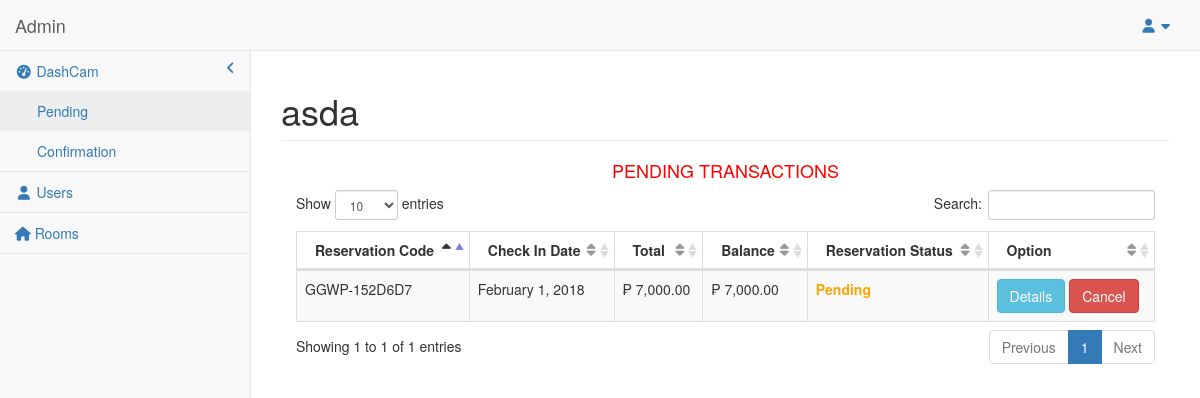
/admin/pages/index.php, run on an earlier commit of the app's database.
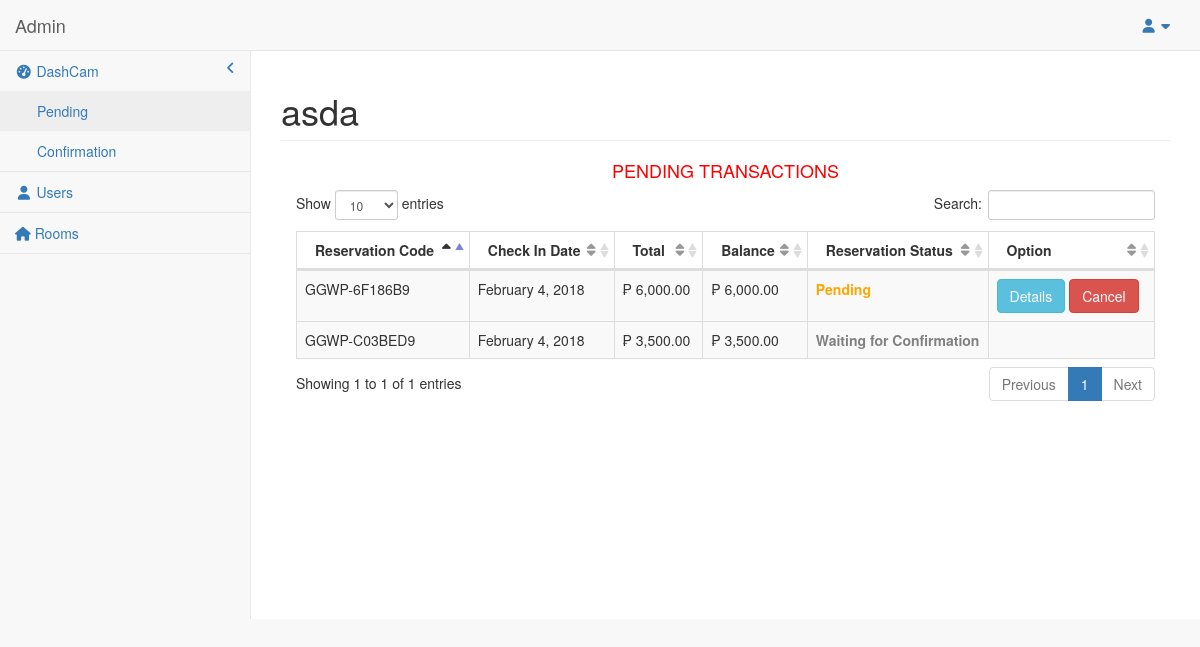
And on a later commit of the database.
### tables this page shows
CREATE TABLE `reservation` (
  `reserveid` int(11) NOT NULL,
  `reservationcode` varchar(250) NOT NULL,
  `user_id` int(11) NOT NULL,
  `total` decimal(10,0) NOT NULL,
  `balance` decimal(10,0) NOT NULL,
  `dp` decimal(10,0) NOT NULL,
  `paymentstatus` int(11) NOT NULL,
  `checkin` date NOT NULL,
  `checkout` date NOT NULL,
  `reservationdate` date NOT NULL
);

### admin/pages/index.php (the view, shortened to what this page needs)
<?php
function displayadTitle() {
echo "asda";
}
function displayadContent() {
	require '../../db/connection.php';
	$date_now = date("Y-m-d");
	$get = "SELECT * from reservation where reservationdate <= '$date_now'  ORDER BY reserveid DESC" ;
	$result = mysqli_query ($conn, $get);
	if (mysqli_num_rows ($result) > 0 ){
		echo "
			<center> <strong> <font color='red'> <h4> PENDING TRANSACTIONS <br> </h4></strong></font> </center>
			<div style='overflow-x:auto;' class = 'col-sm-12'>
			<table width='100%' class='table table-striped table-bordered table-hover ' id='dataTables-example'>
				<thead >
				<tr>
				<th > Reservation Code </th>
				<th > Check In Date </th>
				<th > Total </th>
				<th > Balance </th>
				<th > Reservation Status </th>
				<th>  Option </th>
				</tr>
			</thead>";
			while ($row = mysqli_fetch_array ($result)){
			$rcode = $row['reservationcode'];
			$checkin = $row['checkin'];
			$total = $row['total'];
			$balance = $row['balance'];
			$status = $row['paymentstatus'];
			if($status == 5){
			$status = "Waiting for Confirmation";
			}
			else if($status == 0){
			$status = "Cancelled";
			}
			else if($status == 2){
			$status = "Confirmed";
			}
			else if($status == 1){
			$status = "Pending";
			}
			echo "<tbody>";
			echo "<tr >";
			echo "<td >" . $rcode . "</td>";
			echo "<td >" . date("F j, Y", strtotime($checkin)) . "</td>";
			echo "<td >₱ " . number_format($total,2) . "</td>";
			echo "<td >₱ " . number_format($balance,2) . "</td>";
			if($status == 'Cancelled'){
			echo'	<td ><strong><font color="red">Cancelled</font></strong></td>';
			}
			else if($status == 'Pending'){
			echo'<td ><strong><font color="orange">Pending</font></strong></td>';
			}
			else if($status == 'Waiting for Confirmation'){
			echo'<td  ><strong><font color="gray">Waiting for Confirmation</font></strong></td>';
			}
			echo '<td >';
			if($status == 'Pending' ){
			  echo '<a type="button"  href="../../../reservationdetails.php?rcode='.$rcode.'" class="btn btn-info ">Details</a>';
			echo ' <a type="button"  href="cancel_reservation_admin.php?rcode='.$rcode.'" class="btn btn-danger waves-dark confirmation">Cancel</a>';
			echo '</td>';
				}
		echo "</tr>";
		}
echo "</tbody>";
echo "</table>";
}else{
	echo "nodata";
}
echo '</div>';
}
require 'templatead.php';
?>

What changed in the data, as far as the page shows it:
added reservation: reservationcode "GGWP-6F186B9", checkin "February 4, 2018", total "6,000.00", balance "6,000.00", paymentstatus "Pending"
changed reservation: reservationcode "GGWP-152D6D7" → "GGWP-C03BED9"; checkin "February 1, 2018" → "February 4, 2018"; total "7,000.00" → "3,500.00"; balance "7,000.00" → "3,500.00"; paymentstatus "Pending Details Cancel" → "Waiting for Confirmation"
